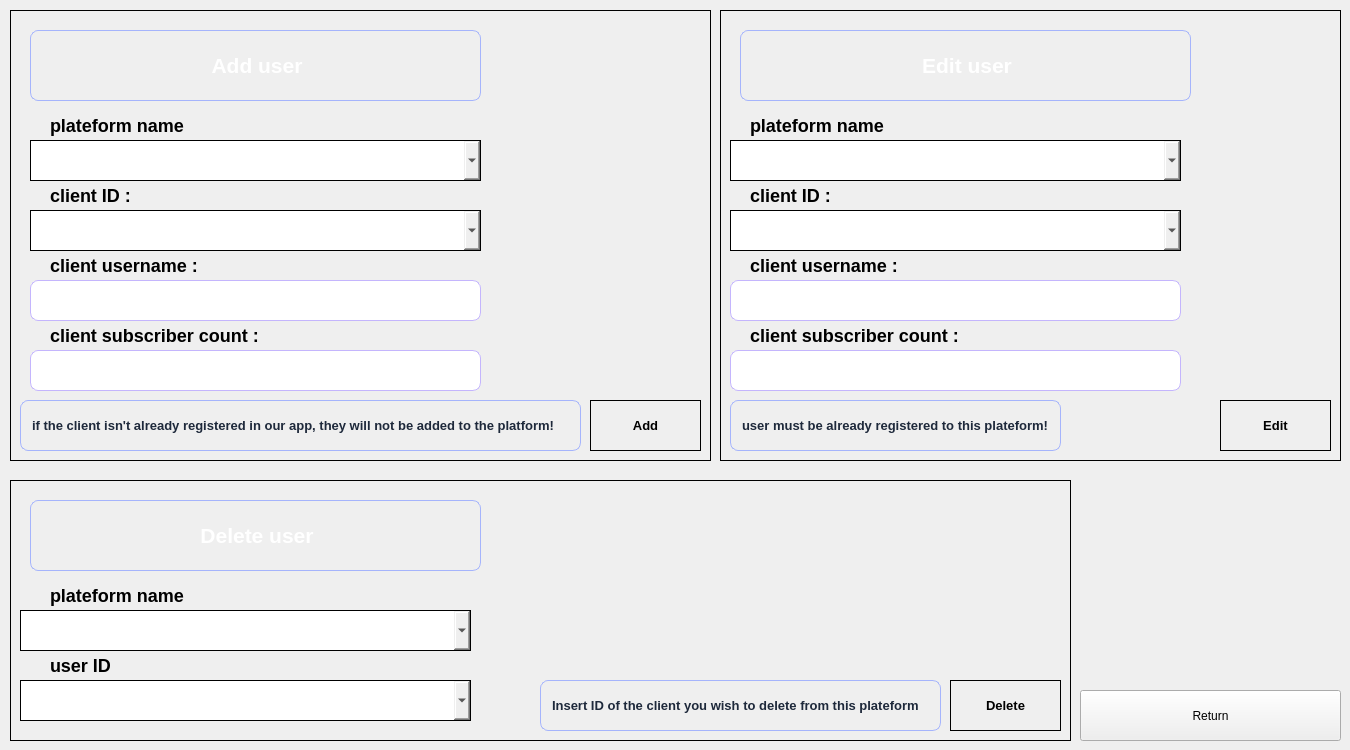
      <widget class="QWidget" name="inplat_edit">
       <widget class="QWidget" name="instadeletewidg" native="true">
        <property name="geometry">
         <rect>
          <x>10</x>
          <y>480</y>
          <width>1061</width>
          <height>261</height>
         </rect>
        </property>
        <property name="styleSheet">
         <string notr="true">background: qlineargradient(x1:0, y1:0, x2:1, y2:1,
                            stop:0 #8B5CF6,   /* lighter purple */
                            stop:1 #60A5FA); /* lighter blue   */

border: 1px solid;  /* thinner border */
    font-size: 13px;
    font-weight: 700;</string>
        </property>
        <widget class="QLabel" name="deleteuserinstalabel">
         <property name="geometry">
          <rect>
           <x>20</x>
           <y>20</y>
           <width>451</width>
           <height>71</height>
          </rect>
         </property>
         <property name="styleSheet">
          <string notr="true">    color: white;                     /* dark slate text for clarity */
    font-size: 13px;
    font-weight: 700;
    padding: 4px 8px;

    border: 1px solid #A5B4FC;          /* thin lavender-indigo border */
    border-radius: 8px;                 /* subtle rounded shape */</string>
         </property>
         <property name="text">
          <string>&lt;html&gt;&lt;head/&gt;&lt;body&gt;&lt;p align=&quot;center&quot;&gt;&lt;span style=&quot; font-size:16pt;&quot;&gt;Delete user&lt;/span&gt;&lt;/p&gt;&lt;/body&gt;&lt;/html&gt;</string>
         </property>
        </widget>
        <widget class="QPushButton" name="deleteapp">
         <property name="geometry">
          <rect>
           <x>940</x>
           <y>200</y>
           <width>111</width>
           <height>51</height>
          </rect>
         </property>
         <property name="styleSheet">
          <string notr="true">
    background: qlineargradient(
        x1:0, y1:0, x2:1, y2:1,
        stop:0 #7C3AED,   /* purple */
        stop:1 #3B82F6    /* blue */
    );
    color: white;                /* text color */
    font-weight: bold;
    border: none;                /* no border line */
    border-radius: 18px;         /* rounded corners */
    padding: 8px 18px;           /* space inside */
}

/* Hover */
QPushButton:hover {
    background: qlineargradient(
        x1:0, y1:0, x2:1, y2:1,
        stop:0 #9D5CFF,   /* lighter purple */
        stop:1 #60A5FA    /* lighter blue */
    );
}

/* Pressed */
QPushButton:pressed {
    background: qlineargradient(
        x1:0, y1:0, x2:1, y2:1,
        stop:0 #5B21B6,   /* darker purple */
        stop:1 #1E40AF    /* darker blue */
    );

</string>
         </property>
         <property name="text">
          <string>Delete</string>
         </property>
         <property name="icon">
          <iconset theme="QIcon::ThemeIcon::EditDelete"/>
         </property>
        </widget>
        <widget class="QCheckBox" name="iddeleteinstalabel">
         <property name="geometry">
          <rect>
           <x>20</x>
           <y>90</y>
           <width>351</width>
           <height>51</height>
          </rect>
         </property>
         <property name="styleSheet">
          <string notr="true">font-size:18px;
background:transparent;
border: 0px solid;  /* thinner border */</string>
         </property>
         <property name="text">
          <string>plateform name</string>
         </property>
        </widget>
        <widget class="QLabel" name="warningdeleteinsta">
         <property name="geometry">
          <rect>
           <x>530</x>
           <y>200</y>
           <width>401</width>
           <height>51</height>
          </rect>
         </property>
         <property name="styleSheet">
          <string notr="true">QLabel {


    color: #1E293B;                     /* dark slate text for clarity */
    font-size: 13px;
    font-weight: 700;
    padding: 4px 8px;

    border: 1px solid #A5B4FC;          /* thin lavender-indigo border */
    border-radius: 8px;                 /* subtle rounded shape */
}
</string>
         </property>
         <property name="text">
          <string>Insert ID of the client you wish to delete from this plateform</string>
         </property>
        </widget>
        <widget class="QComboBox" name="cplatuserdelete">
         <property name="geometry">
          <rect>
           <x>10</x>
           <y>130</y>
           <width>451</width>
           <height>41</height>
          </rect>
         </property>
         <property name="styleSheet">
          <string notr="true">QLineEdit {
    background-color: #FFFFFF;       /* white input background */
    color: #1E293B;                  /* dark text for clarity */
    font-size: 13px;
    padding: 6px 10px;

    border: 1px solid #C4B5FD;       /* thin violet border */
    border-radius: 8px;              /* smooth rounded corners */
}

/* Placeholder text */
QLineEdit::placeholder {
    color: #9CA3AF;                  /* subtle grey placeholder */
    font-style: italic;
}
QLineEdit:focus {
    border: 1px solid #7C3AED;       /* stronger purple when active */
    outline: none;
}
</string>
         </property>
        </widget>
        <widget class="QCheckBox" name="iddeleteinstalabel_3">
         <property name="geometry">
          <rect>
           <x>20</x>
           <y>160</y>
           <width>351</width>
           <height>51</height>
          </rect>
         </property>
         <property name="styleSheet">
          <string notr="true">font-size:18px;
background:transparent;
border: 0px solid;  /* thinner border */</string>
         </property>
         <property name="text">
          <string>user ID</string>
         </property>
        </widget>
        <widget class="QComboBox" name="cuserdelete">
         <property name="geometry">
          <rect>
           <x>10</x>
           <y>200</y>
           <width>451</width>
           <height>41</height>
          </rect>
         </property>
         <property name="styleSheet">
          <string notr="true">QLineEdit {
    background-color: #FFFFFF;       /* white input background */
    color: #1E293B;                  /* dark text for clarity */
    font-size: 13px;
    padding: 6px 10px;

    border: 1px solid #C4B5FD;       /* thin violet border */
    border-radius: 8px;              /* smooth rounded corners */
}

/* Placeholder text */
QLineEdit::placeholder {
    color: #9CA3AF;                  /* subtle grey placeholder */
    font-style: italic;
}
QLineEdit:focus {
    border: 1px solid #7C3AED;       /* stronger purple when active */
    outline: none;
}
</string>
         </property>
        </widget>
       </widget>
       <widget class="QWidget" name="edituserinstawidg" native="true">
        <property name="geometry">
         <rect>
          <x>720</x>
          <y>10</y>
          <width>621</width>
          <height>451</height>
         </rect>
        </property>
        <property name="styleSheet">
         <string notr="true">background: qlineargradient(x1:0, y1:0, x2:1, y2:1,
                            stop:0 #8B5CF6,   /* lighter purple */
                            stop:1 #60A5FA); /* lighter blue   */

border: 1px solid;  /* thinner border */
    font-size: 13px;
    font-weight: 700;</string>
        </property>
        <widget class="QLabel" name="edituserinstalabel">
         <property name="geometry">
          <rect>
           <x>20</x>
           <y>20</y>
           <width>451</width>
           <height>71</height>
          </rect>
         </property>
         <property name="styleSheet">
          <string notr="true">    color: white;                     /* dark slate text for clarity */
    font-size: 13px;
    font-weight: 700;
    padding: 4px 8px;

    border: 1px solid #A5B4FC;          /* thin lavender-indigo border */
    border-radius: 8px;                 /* subtle rounded shape */</string>
         </property>
         <property name="text">
          <string>&lt;html&gt;&lt;head/&gt;&lt;body&gt;&lt;p align=&quot;center&quot;&gt;&lt;span style=&quot; font-size:16pt;&quot;&gt;Edit user&lt;/span&gt;&lt;/p&gt;&lt;/body&gt;&lt;/html&gt;</string>
         </property>
        </widget>
        <widget class="QPushButton" name="editapp">
         <property name="geometry">
          <rect>
           <x>500</x>
           <y>390</y>
           <width>111</width>
           <height>51</height>
          </rect>
         </property>
         <property name="styleSheet">
          <string notr="true">
    background: qlineargradient(
        x1:0, y1:0, x2:1, y2:1,
        stop:0 #7C3AED,   /* purple */
        stop:1 #3B82F6    /* blue */
    );
    color: white;                /* text color */
    font-weight: bold;
    border: none;                /* no border line */
    border-radius: 18px;         /* rounded corners */
    padding: 8px 18px;           /* space inside */
}

/* Hover */
QPushButton:hover {
    background: qlineargradient(
        x1:0, y1:0, x2:1, y2:1,
        stop:0 #9D5CFF,   /* lighter purple */
        stop:1 #60A5FA    /* lighter blue */
    );
}

/* Pressed */
QPushButton:pressed {
    background: qlineargradient(
        x1:0, y1:0, x2:1, y2:1,
        stop:0 #5B21B6,   /* darker purple */
        stop:1 #1E40AF    /* darker blue */
    );

</string>
         </property>
         <property name="text">
          <string>Edit</string>
         </property>
         <property name="icon">
          <iconset theme="QIcon::ThemeIcon::MailMessageNew"/>
         </property>
        </widget>
        <widget class="QLabel" name="warninginstaedit">
         <property name="geometry">
          <rect>
           <x>10</x>
           <y>390</y>
           <width>331</width>
           <height>51</height>
          </rect>
         </property>
         <property name="styleSheet">
          <string notr="true">QLabel {


    color: #1E293B;                     /* dark slate text for clarity */
    font-size: 13px;
    font-weight: 700;
    padding: 4px 8px;

    border: 1px solid #A5B4FC;          /* thin lavender-indigo border */
    border-radius: 8px;                 /* subtle rounded shape */
}
</string>
         </property>
         <property name="text">
          <string>user must be already registered to this plateform!</string>
         </property>
        </widget>
        <widget class="QCheckBox" name="ideditinstalabel">
         <property name="geometry">
          <rect>
           <x>10</x>
           <y>160</y>
           <width>351</width>
           <height>51</height>
          </rect>
         </property>
         <property name="styleSheet">
          <string notr="true">font-size:18px;
background:transparent;
border: 0px solid;  /* thinner border */</string>
         </property>
         <property name="text">
          <string>client ID :</string>
         </property>
         <property name="checkable">
          <bool>false</bool>
         </property>
         <property name="checked">
          <bool>false</bool>
         </property>
        </widget>
        <widget class="QCheckBox" name="usereditinstalabel">
         <property name="geometry">
          <rect>
           <x>10</x>
           <y>230</y>
           <width>351</width>
           <height>51</height>
          </rect>
         </property>
         <property name="styleSheet">
          <string notr="true">font-size:18px;
background:transparent;
border: 0px solid;  /* thinner border */</string>
         </property>
         <property name="text">
          <string>client username :</string>
         </property>
        </widget>
        <widget class="QLineEdit" name="usereditapp">
         <property name="geometry">
          <rect>
           <x>10</x>
           <y>270</y>
           <width>451</width>
           <height>41</height>
          </rect>
         </property>
         <property name="styleSheet">
          <string notr="true">QLineEdit {
    background-color: #FFFFFF;       /* white input background */
    color: #1E293B;                  /* dark text for clarity */
    font-size: 13px;
    padding: 6px 10px;

    border: 1px solid #C4B5FD;       /* thin violet border */
    border-radius: 8px;              /* smooth rounded corners */
}

/* Placeholder text */
QLineEdit::placeholder {
    color: #9CA3AF;                  /* subtle grey placeholder */
    font-style: italic;
}
QLineEdit:focus {
    border: 1px solid #7C3AED;       /* stronger purple when active */
    outline: none;
}
</string>
         </property>
         <property name="text">
          <string/>
         </property>
         <property name="placeholderText">
          <string/>
         </property>
        </widget>
        <widget class="QCheckBox" name="subeditinstalabel">
         <property name="geometry">
          <rect>
           <x>10</x>
           <y>300</y>
           <width>351</width>
           <height>51</height>
          </rect>
         </property>
         <property name="styleSheet">
          <string notr="true">font-size:18px;
background:transparent;
border: 0px solid;  /* thinner border */</string>
         </property>
         <property name="text">
          <string>client subscriber count :</string>
         </property>
        </widget>
        <widget class="QLineEdit" name="subeditapp">
         <property name="geometry">
          <rect>
           <x>10</x>
           <y>340</y>
           <width>451</width>
           <height>41</height>
          </rect>
         </property>
         <property name="styleSheet">
          <string notr="true">QLineEdit {
    background-color: #FFFFFF;       /* white input background */
    color: #1E293B;                  /* dark text for clarity */
    font-size: 13px;
    padding: 6px 10px;

    border: 1px solid #C4B5FD;       /* thin violet border */
    border-radius: 8px;              /* smooth rounded corners */
}

/* Placeholder text */
QLineEdit::placeholder {
    color: #9CA3AF;                  /* subtle grey placeholder */
    font-style: italic;
}
QLineEdit:focus {
    border: 1px solid #7C3AED;       /* stronger purple when active */
    outline: none;
}
</string>
         </property>
         <property name="text">
          <string/>
         </property>
         <property name="placeholderText">
          <string/>
         </property>
        </widget>
        <widget class="QComboBox" name="cuseredit">
         <property name="geometry">
          <rect>
           <x>10</x>
           <y>200</y>
           <width>451</width>
           <height>41</height>
          </rect>
         </property>
         <property name="styleSheet">
          <string notr="true">QLineEdit {
    background-color: #FFFFFF;       /* white input background */
    color: #1E293B;                  /* dark text for clarity */
    font-size: 13px;
    padding: 6px 10px;

    border: 1px solid #C4B5FD;       /* thin violet border */
    border-radius: 8px;              /* smooth rounded corners */
}

/* Placeholder text */
QLineEdit::placeholder {
    color: #9CA3AF;                  /* subtle grey placeholder */
    font-style: italic;
}
QLineEdit:focus {
    border: 1px solid #7C3AED;       /* stronger purple when active */
    outline: none;
}
</string>
         </property>
        </widget>
        <widget class="QComboBox" name="cplatuseredit">
         <property name="geometry">
          <rect>
           <x>10</x>
           <y>130</y>
           <width>451</width>
           <height>41</height>
          </rect>
         </property>
         <property name="styleSheet">
          <string notr="true">QLineEdit {
    background-color: #FFFFFF;       /* white input background */
    color: #1E293B;                  /* dark text for clarity */
    font-size: 13px;
    padding: 6px 10px;

    border: 1px solid #C4B5FD;       /* thin violet border */
    border-radius: 8px;              /* smooth rounded corners */
}

/* Placeholder text */
QLineEdit::placeholder {
    color: #9CA3AF;                  /* subtle grey placeholder */
    font-style: italic;
}
QLineEdit:focus {
    border: 1px solid #7C3AED;       /* stronger purple when active */
    outline: none;
}
</string>
         </property>
        </widget>
        <widget class="QCheckBox" name="iddeleteinstalabel_5">
         <property name="geometry">
          <rect>
           <x>10</x>
           <y>90</y>
           <width>351</width>
           <height>51</height>
          </rect>
         </property>
         <property name="styleSheet">
          <string notr="true">font-size:18px;
background:transparent;
border: 0px solid;  /* thinner border */</string>
         </property>
         <property name="text">
          <string>plateform name</string>
         </property>
        </widget>
       </widget>
       <widget class="QPushButton" name="returnapp">
        <property name="geometry">
         <rect>
          <x>1080</x>
          <y>690</y>
          <width>261</width>
          <height>51</height>
         </rect>
        </property>
        <property name="styleSheet">
         <string notr="true">
    background: qlineargradient(
        x1:0, y1:0, x2:1, y2:1,
        stop:0 #7C3AED,   /* purple */
        stop:1 #3B82F6    /* blue */
    );
    color: white;                /* text color */
    font-weight: bold;
    border: none;                /* no border line */
    border-radius: 18px;         /* rounded corners */
    padding: 8px 18px;           /* space inside */
}

/* Hover */
QPushButton:hover {
    background: qlineargradient(
        x1:0, y1:0, x2:1, y2:1,
        stop:0 #9D5CFF,   /* lighter purple */
        stop:1 #60A5FA    /* lighter blue */
    );
}

/* Pressed */
QPushButton:pressed {
    background: qlineargradient(
        x1:0, y1:0, x2:1, y2:1,
        stop:0 #5B21B6,   /* darker purple */
        stop:1 #1E40AF    /* darker blue */
    );

</string>
        </property>
        <property name="text">
         <string>Return</string>
        </property>
        <property name="icon">
         <iconset theme="QIcon::ThemeIcon::DocumentRevert"/>
        </property>
       </widget>
       <widget class="QWidget" name="adduserinstawidg" native="true">
        <property name="geometry">
         <rect>
          <x>10</x>
          <y>10</y>
          <width>701</width>
          <height>451</height>
         </rect>
        </property>
        <property name="styleSheet">
         <string notr="true">background: qlineargradient(x1:0, y1:0, x2:1, y2:1,
                            stop:0 #8B5CF6,   /* lighter purple */
                            stop:1 #60A5FA); /* lighter blue   */

border: 1px solid;  /* thinner border */
    font-size: 13px;
    font-weight: 700;</string>
        </property>
        <widget class="QLabel" name="adduserlabelapp">
         <property name="geometry">
          <rect>
           <x>20</x>
           <y>20</y>
           <width>451</width>
           <height>71</height>
          </rect>
         </property>
         <property name="styleSheet">
          <string notr="true">    color: white;                     /* dark slate text for clarity */
    font-size: 13px;
    font-weight: 700;
    padding: 4px 8px;

    border: 1px solid #A5B4FC;          /* thin lavender-indigo border */
    border-radius: 8px;                 /* subtle rounded shape */</string>
         </property>
         <property name="text">
          <string>&lt;html&gt;&lt;head/&gt;&lt;body&gt;&lt;p align=&quot;center&quot;&gt;&lt;span style=&quot; font-size:16pt;&quot;&gt;Add user&lt;/span&gt;&lt;/p&gt;&lt;/body&gt;&lt;/html&gt;</string>
         </property>
        </widget>
        <widget class="QCheckBox" name="idaddlabelapp">
         <property name="geometry">
          <rect>
           <x>20</x>
           <y>160</y>
           <width>351</width>
           <height>51</height>
          </rect>
         </property>
         <property name="styleSheet">
          <string notr="true">font-size:18px;
background:transparent;
border: 0px solid;  /* thinner border */</string>
         </property>
         <property name="text">
          <string>client ID :</string>
         </property>
         <property name="checkable">
          <bool>false</bool>
         </property>
         <property name="checked">
          <bool>false</bool>
         </property>
        </widget>
        <widget class="QPushButton" name="addapp">
         <property name="geometry">
          <rect>
           <x>580</x>
           <y>390</y>
           <width>111</width>
           <height>51</height>
          </rect>
         </property>
         <property name="styleSheet">
          <string notr="true">
    background: qlineargradient(
        x1:0, y1:0, x2:1, y2:1,
        stop:0 #7C3AED,   /* purple */
        stop:1 #3B82F6    /* blue */
    );
    color: white;                /* text color */
    font-weight: bold;
    border: none;                /* no border line */
    border-radius: 18px;         /* rounded corners */
    padding: 8px 18px;           /* space inside */
}

/* Hover */
QPushButton:hover {
    background: qlineargradient(
        x1:0, y1:0, x2:1, y2:1,
        stop:0 #9D5CFF,   /* lighter purple */
        stop:1 #60A5FA    /* lighter blue */
    );
}

/* Pressed */
QPushButton:pressed {
    background: qlineargradient(
        x1:0, y1:0, x2:1, y2:1,
        stop:0 #5B21B6,   /* darker purple */
        stop:1 #1E40AF    /* darker blue */
    );

</string>
         </property>
         <property name="text">
          <string>Add</string>
         </property>
         <property name="icon">
          <iconset theme="QIcon::ThemeIcon::DocumentSave"/>
         </property>
        </widget>
        <widget class="QLineEdit" name="useraddapp">
         <property name="geometry">
          <rect>
           <x>20</x>
           <y>270</y>
           <width>451</width>
           <height>41</height>
          </rect>
         </property>
         <property name="styleSheet">
          <string notr="true">QLineEdit {
    background-color: #FFFFFF;       /* white input background */
    color: #1E293B;                  /* dark text for clarity */
    font-size: 13px;
    padding: 6px 10px;

    border: 1px solid #C4B5FD;       /* thin violet border */
    border-radius: 8px;              /* smooth rounded corners */
}

/* Placeholder text */
QLineEdit::placeholder {
    color: #9CA3AF;                  /* subtle grey placeholder */
    font-style: italic;
}
QLineEdit:focus {
    border: 1px solid #7C3AED;       /* stronger purple when active */
    outline: none;
}
</string>
         </property>
         <property name="text">
          <string/>
         </property>
         <property name="placeholderText">
          <string/>
         </property>
        </widget>
        <widget class="QCheckBox" name="useraddinstalabel">
         <property name="geometry">
          <rect>
           <x>20</x>
           <y>230</y>
           <width>351</width>
           <height>51</height>
          </rect>
         </property>
         <property name="styleSheet">
          <string notr="true">font-size:18px;
background:transparent;
border: 0px solid;  /* thinner border */</string>
         </property>
         <property name="text">
          <string>client username :</string>
         </property>
        </widget>
        <widget class="QLineEdit" name="subaddapp">
         <property name="geometry">
          <rect>
           <x>20</x>
           <y>340</y>
           <width>451</width>
           <height>41</height>
          </rect>
         </property>
         <property name="styleSheet">
          <string notr="true">QLineEdit {
    background-color: #FFFFFF;       /* white input background */
    color: #1E293B;                  /* dark text for clarity */
    font-size: 13px;
    padding: 6px 10px;

    border: 1px solid #C4B5FD;       /* thin violet border */
    border-radius: 8px;              /* smooth rounded corners */
}

/* Placeholder text */
QLineEdit::placeholder {
    color: #9CA3AF;                  /* subtle grey placeholder */
    font-style: italic;
}
QLineEdit:focus {
    border: 1px solid #7C3AED;       /* stronger purple when active */
    outline: none;
}
</string>
         </property>
         <property name="text">
          <string/>
         </property>
         <property name="placeholderText">
          <string/>
         </property>
        </widget>
        <widget class="QCheckBox" name="subaddinstalabel">
         <property name="geometry">
          <rect>
           <x>20</x>
           <y>300</y>
           <width>351</width>
           <height>51</height>
          </rect>
         </property>
         <property name="styleSheet">
          <string notr="true">font-size:18px;
background:transparent;
border: 0px solid;  /* thinner border */</string>
         </property>
         <property name="text">
          <string>client subscriber count :</string>
         </property>
        </widget>
        <widget class="QLabel" name="warningaddinsta">
         <property name="geometry">
          <rect>
           <x>10</x>
           <y>390</y>
           <width>561</width>
           <height>51</height>
          </rect>
         </property>
         <property name="styleSheet">
          <string notr="true">QLabel {


    color: #1E293B;                     /* dark slate text for clarity */
    font-size: 13px;
    font-weight: 700;
    padding: 4px 8px;

    border: 1px solid #A5B4FC;          /* thin lavender-indigo border */
    border-radius: 8px;                 /* subtle rounded shape */
}
</string>
         </property>
         <property name="text">
          <string>if the client isn't already registered in our app, they will not be added to the platform!</string>
         </property>
        </widget>
        <widget class="QComboBox" name="cuseradd">
         <property name="geometry">
          <rect>
           <x>20</x>
           <y>200</y>
           <width>451</width>
           <height>41</height>
          </rect>
         </property>
         <property name="styleSheet">
          <string notr="true">QLineEdit {
    background-color: #FFFFFF;       /* white input background */
    color: #1E293B;                  /* dark text for clarity */
    font-size: 13px;
    padding: 6px 10px;

    border: 1px solid #C4B5FD;       /* thin violet border */
    border-radius: 8px;              /* smooth rounded corners */
}

/* Placeholder text */
QLineEdit::placeholder {
    color: #9CA3AF;                  /* subtle grey placeholder */
    font-style: italic;
}
QLineEdit:focus {
    border: 1px solid #7C3AED;       /* stronger purple when active */
    outline: none;
}
</string>
         </property>
        </widget>
        <widget class="QComboBox" name="cplatuseradd">
         <property name="geometry">
          <rect>
           <x>20</x>
           <y>130</y>
           <width>451</width>
           <height>41</height>
          </rect>
         </property>
         <property name="styleSheet">
          <string notr="true">QLineEdit {
    background-color: #FFFFFF;       /* white input background */
    color: #1E293B;                  /* dark text for clarity */
    font-size: 13px;
    padding: 6px 10px;

    border: 1px solid #C4B5FD;       /* thin violet border */
    border-radius: 8px;              /* smooth rounded corners */
}

/* Placeholder text */
QLineEdit::placeholder {
    color: #9CA3AF;                  /* subtle grey placeholder */
    font-style: italic;
}
QLineEdit:focus {
    border: 1px solid #7C3AED;       /* stronger purple when active */
    outline: none;
}
</string>
         </property>
        </widget>
        <widget class="QCheckBox" name="iddeleteinstalabel_4">
         <property name="geometry">
          <rect>
           <x>20</x>
           <y>90</y>
           <width>351</width>
           <height>51</height>
          </rect>
         </property>
         <property name="styleSheet">
          <string notr="true">font-size:18px;
background:transparent;
border: 0px solid;  /* thinner border */</string>
         </property>
         <property name="text">
          <string>plateform name</string>
         </property>
        </widget>
       </widget>
      </widget>
